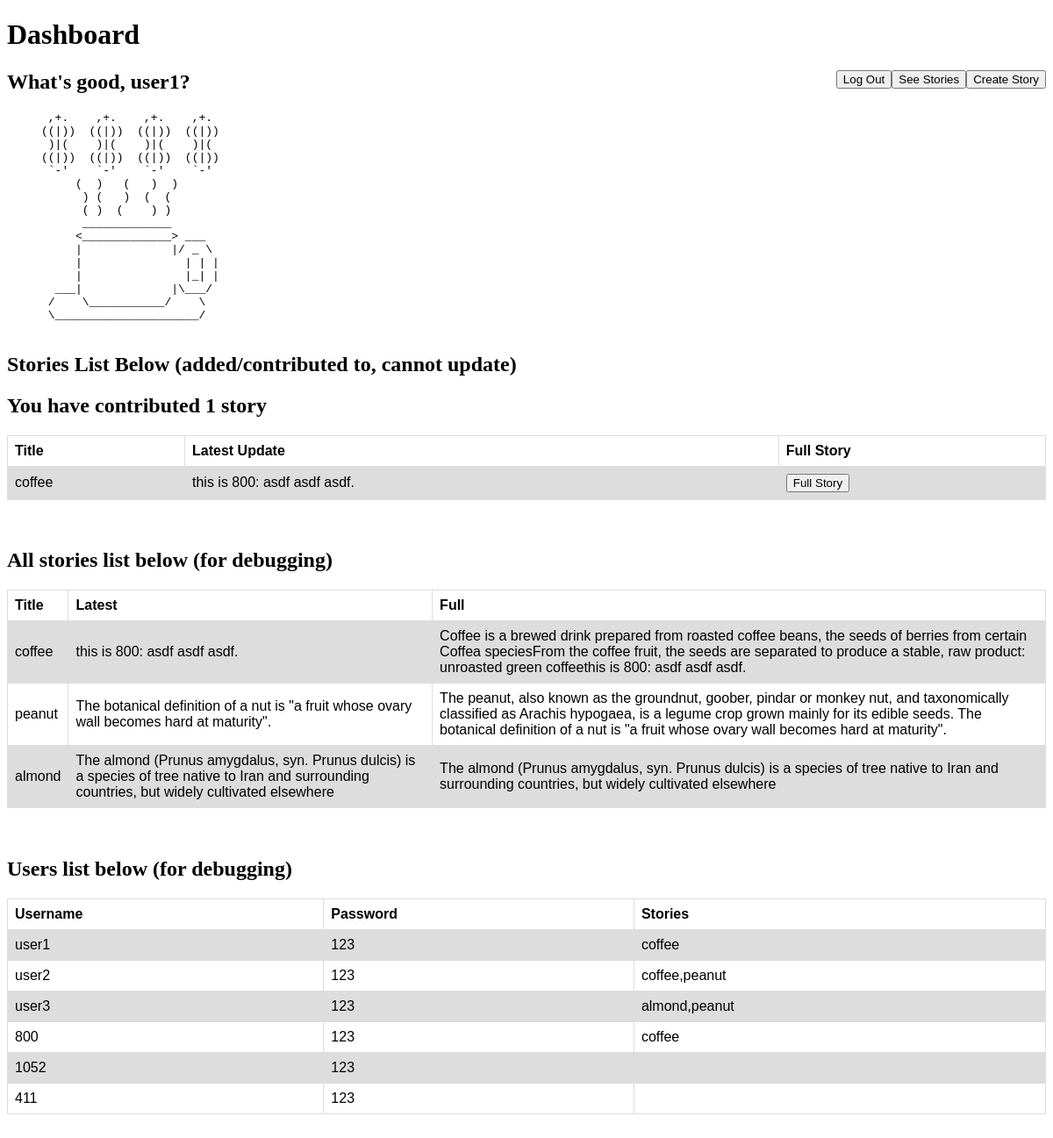
The app's page /dashboard (signed in) with its own data.
### tables this page shows
CREATE TABLE users (username TEXT, password TEXT, stories TEXT);

CREATE TABLE stories (name TEXT, latestUpdate TEXT, fullStory TEXT);

### __init__.py (the view)
@app.route("/dashboard")
def dashboard():
    if not session.get(logged_in_user):
        return render_template('main_page.html')
    c.execute("SELECT stories FROM users WHERE username = (?)", (logged_in_user,))
    userStories = c.fetchall()
    userStoriesList = list(userStories[0][0].split(","))
    num_stories = len(userStoriesList)
    if (num_stories == 1) and (userStoriesList[0] == ''):
        num_stories = 0
    stories_list = []
    for story in userStoriesList:
        c.execute("SELECT * FROM stories where name = (?)", (story,))
        row = c.fetchall()
        stories_list.append(row)
    c.execute("SELECT * FROM users")
    users_list = [line for line in c]
    c.execute("SELECT * FROM stories")
    db_stories_list = [line for line in c]
    return render_template(
        "dashboard.html",
        username=logged_in_user,         # so we can see username when we log in
        num_stories=num_stories,         # num of stories the user has added/contributed to
        stories_list=stories_list,       # shows the tables user has added/contributed to
        db_stories_list=db_stories_list, # shows title,latest,full for debugging
        users_list=users_list,           # shows user,pass,titles for debugging
        )

### templates/dashboard.html (shortened to what this page needs)
<!DOCTYPE html>
<html>
  <head>
    <link rel="stylesheet" href="static/css/my_style.css">
    <h1>Dashboard</h1>
  </head>
  <body>
    <form action="/create_story" style="float:right">
      <input type="submit" value="Create Story">
    </form>
    <form action="/see_stories" style="float:right">
      <input type="submit" value="See Stories">
    </form>
    <form action="/logout" method="POST" style="float:right">
      <input type="submit" value="Log Out">
    </form>
    <h2>What's good, {{username}}?</h2>
    <pre>
      ,+.    ,+.    ,+.    ,+.
     ((|))  ((|))  ((|))  ((|))
      )|(    )|(    )|(    )|(
     ((|))  ((|))  ((|))  ((|))
      `-'    `-'    `-'    `-'
          (  )   (   )  )
           ) (   )  (  (
           ( )  (    ) )
           _____________
          <_____________> ___
          |             |/ _ \
          |               | | |
          |               |_| |
       ___|             |\___/
      /    \___________/    \
      \_____________________/
    </pre>
    <h2>Stories List Below (added/contributed to, cannot update)</h2>
    {% if (num_stories == 1) %}
      <h2>You have contributed {{num_stories}} story</h2>
    {% else %}
      <h2>You have contributed {{num_stories}} stories</h2>
    {% endif %}
    <table>
      <tr>
        <th>Title</th>
        <th>Latest Update</th>
        <th>Full Story</th>
      </tr>
      {% if (num_stories != 0) %}
        {% for story_info in stories_list %}
          <tr>
            <td>{{story_info[0][0]}}</td>
            <td>{{story_info[0][1]}}</td>
            <td>
              <form action="/full_story" method="post">
                <input type="submit" value="Full Story">
              </form>
            </td
          </tr>
        {% endfor %}
      {% else %}
        <td></td>
        <td></td>
        <td></td>
      {% endif %}
    </table>
    <br>
    <br>
    <h2>All stories list below (for debugging)</h2>
    <table>
      <tr>
        <th>Title</th>
        <th>Latest</th>
        <th>Full</th>
      </tr>
      {% for story_info in db_stories_list%}
      <tr>
        {% for col in story_info %}
          <td>{{col}}</td>
        {% endfor %}
      </tr>
      {% endfor %}
    </table>
    <br>
    <br>
    <h2>Users list below (for debugging)</h2>
    <table>
      <tr>
        <th>Username</th>
        <th>Password</th>
        <th>Stories</th>
      </tr>
      {% for user_info in users_list %}
      <tr>
        {% for col in user_info %}
          <td>{{col}}</td>
        {% endfor %}
      </tr>
      {% endfor %}
    </table>
    <br>
    <br>
  </body>
</html>

### static/css/my_style.css (style rules this page uses)
table { font-family: arial, sans-serif; border-collapse: collapse; width: 100%; }
td, th { border: 1px solid #dddddd; text-align: left; padding: 8px; }
tr:nth-child(even) { background-color: #dddddd; }

### records on screen
users: username "user1", password "123", stories "coffee"
stories: name "coffee", latestUpdate "this is 800: asdf asdf asdf.", fullStory "Coffee is a brewed drink prepared from roasted coffee beans, the seeds of berries from certain Coffea speciesFrom the coffee fruit, the seeds are separated to produce a stable, raw product: unroasted green coffeethis is 800: asdf asdf asdf."
stories: name "peanut", latestUpdate "The botanical definition of a nut is \"a fruit whose ovary wall becomes hard at maturity\".", fullStory "The peanut, also known as the groundnut, goober, pindar or monkey nut, and taxonomically classified as Arachis hypogaea, is a legume crop grown mainly for its edible seeds. The botanical definition of a nut is \"a fruit whose ovary wall becomes hard at maturity\"."
stories: name "almond", latestUpdate "The almond (Prunus amygdalus, syn. Prunus dulcis) is a species of tree native to Iran and surrounding countries, but widely cultivated elsewhere", fullStory "The almond (Prunus amygdalus, syn. Prunus dulcis) is a species of tree native to Iran and surrounding countries, but widely cultivated elsewhere"
users: username "user2", password "123", stories "coffee,peanut"
users: username "user3", password "123", stories "almond,peanut"
users: username "800", password "123", stories "coffee"
users: username "1052", password "123"
users: username "411", password "123"

### other values on screen
{{ num_stories }} "1"
